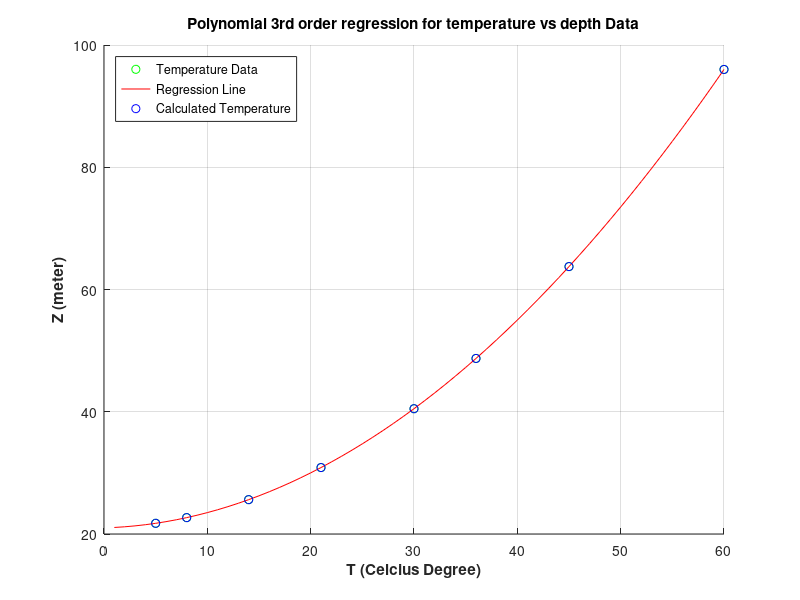

MATLAB code for this plot:
%Polynomial 3rd order regression for temperature vs depth data
%Mohammad Rheza Zamani

clear all;
clc;
T = [21.75 ; 22.68; 25.62; 30.87; 40.5; 48.72; 63.75; 96]; %Data X 

%Kernel Matrix
z = [5^3 25 5 1; 8^3 64 8 1; 14^3 196 14 1; 21^3 441 21 1; 30^3 900 30 1; 36^3 36^2 36 1; 45^3 45^2 45 1; 60^3 60^2 60 1]; %matrix kernel

% Inversion
m=inv(z'*z)*z'*T;

%ERMS
Tcal=z*m; 
t=T-Tcal ;
misfit=sqrt(mean(t.^2));

hold on 
for i=1:60
    zreg(i)=i;
    Treg(i)=(zreg(i))^3*m(1) + (zreg(i))^2*m(2)+zreg(i)*m(3)+ m(4);
end
plot(z(:,3),T,'go') 
plot(zreg,Treg,'r'); 
plot(z(:,3),Tcal,'bo') 
xlabel('T (Celcius Degree)','Fontweight','bold')
ylabel('Z (meter)','Fontweight','bold')
legend('Temperature Data','Regression Line','Calculated Temperature','Location','Northwest')
title('Polynomial 3rd order regression for temperature vs depth Data')
grid on
hold off
